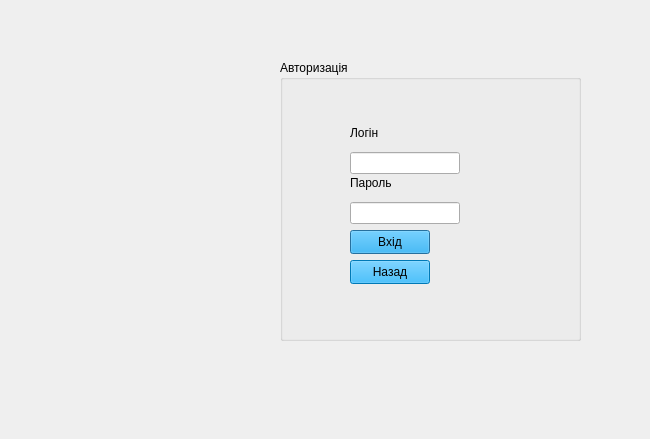
<?xml version="1.0" encoding="UTF-8"?>
<ui version="4.0">
 <class>adminwindow</class>
 <widget class="QDialog" name="adminwindow">
  <property name="geometry">
   <rect>
    <x>0</x>
    <y>0</y>
    <width>650</width>
    <height>439</height>
   </rect>
  </property>
  <property name="minimumSize">
   <size>
    <width>650</width>
    <height>439</height>
   </size>
  </property>
  <property name="maximumSize">
   <size>
    <width>650</width>
    <height>439</height>
   </size>
  </property>
  <property name="windowTitle">
   <string>Dialog</string>
  </property>
  <property name="styleSheet">
   <string notr="true"/>
  </property>
  <widget class="QGroupBox" name="groupBox">
   <property name="geometry">
    <rect>
     <x>280</x>
     <y>60</y>
     <width>301</width>
     <height>281</height>
    </rect>
   </property>
   <property name="autoFillBackground">
    <bool>true</bool>
   </property>
   <property name="styleSheet">
    <string notr="true">font: 9pt &quot;Segoe Script&quot;;</string>
   </property>
   <property name="title">
    <string>Авторизація</string>
   </property>
   <widget class="QPushButton" name="pushButton">
    <property name="geometry">
     <rect>
      <x>70</x>
      <y>170</y>
      <width>80</width>
      <height>24</height>
     </rect>
    </property>
    <property name="styleSheet">
     <string notr="true">background-color: rgb(0, 170, 255);</string>
    </property>
    <property name="text">
     <string>Вхід</string>
    </property>
   </widget>
   <widget class="QWidget" name="layoutWidget">
    <property name="geometry">
     <rect>
      <x>70</x>
      <y>110</y>
      <width>110</width>
      <height>54</height>
     </rect>
    </property>
    <layout class="QVBoxLayout" name="verticalLayout_2">
     <item>
      <widget class="QLabel" name="label_2">
       <property name="text">
        <string>Пароль</string>
       </property>
      </widget>
     </item>
     <item>
      <widget class="QLineEdit" name="password1">
       <property name="echoMode">
        <enum>QLineEdit::Password</enum>
       </property>
      </widget>
     </item>
    </layout>
   </widget>
   <widget class="QWidget" name="layoutWidget_2">
    <property name="geometry">
     <rect>
      <x>70</x>
      <y>60</y>
      <width>110</width>
      <height>54</height>
     </rect>
    </property>
    <layout class="QVBoxLayout" name="verticalLayout">
     <item>
      <widget class="QLabel" name="label_3">
       <property name="text">
        <string>Логін</string>
       </property>
      </widget>
     </item>
     <item>
      <widget class="QLineEdit" name="login1"/>
     </item>
    </layout>
   </widget>
   <widget class="QPushButton" name="pushButton_2">
    <property name="geometry">
     <rect>
      <x>70</x>
      <y>200</y>
      <width>80</width>
      <height>24</height>
     </rect>
    </property>
    <property name="styleSheet">
     <string notr="true">background-color: rgb(0, 170, 255);</string>
    </property>
    <property name="text">
     <string>Назад</string>
    </property>
   </widget>
  </widget>
  <widget class="QLabel" name="label">
   <property name="geometry">
    <rect>
     <x>-90</x>
     <y>70</y>
     <width>351</width>
     <height>291</height>
    </rect>
   </property>
   <property name="text">
    <string/>
   </property>
   <property name="pixmap">
    <pixmap>../../Downloads/pngtree-fork-knife-logo-vector-spoon-png-image_5566739.png</pixmap>
   </property>
  </widget>
 </widget>
 <tabstops>
  <tabstop>login1</tabstop>
  <tabstop>password1</tabstop>
  <tabstop>pushButton</tabstop>
  <tabstop>pushButton_2</tabstop>
 </tabstops>
 <resources/>
 <connections/>
</ui>
